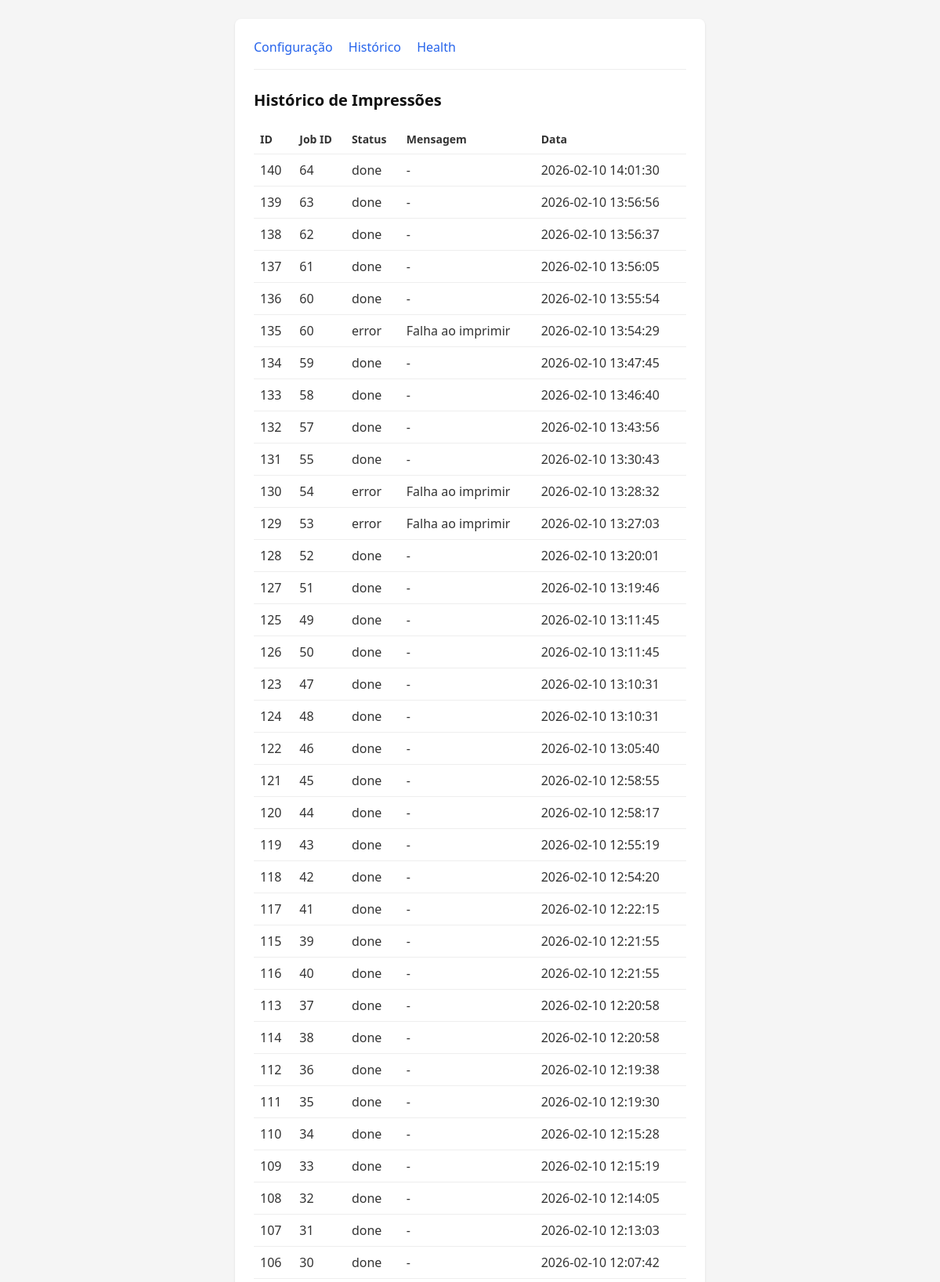
Page /logs (upper part) on the committed database.
### tables this page shows
CREATE TABLE print_logs (
                id INTEGER PRIMARY KEY AUTOINCREMENT,
                job_id INTEGER NOT NULL,
                status TEXT NOT NULL,
                message TEXT,
                created_at TIMESTAMP DEFAULT CURRENT_TIMESTAMP
            );

### app.py (the view)
@app.route("/logs")
def logs():
    logs_list = db.get_print_logs(limit=50)
    return render_template("logs.html", logs=logs_list)

### db.py (called while the page is built)
def _get_connection():
    conn = sqlite3.connect(DB_FILE)
    conn.row_factory = sqlite3.Row
    return conn

def get_print_logs(limit: int = 50) -> list:
    conn = _get_connection()
    try:
        cursor = conn.execute(
            "SELECT id, job_id, status, message, created_at FROM print_logs "
            "ORDER BY created_at DESC LIMIT ?",
            (limit,),
        )
        return [
            {
                "id": row[0],
                "job_id": row[1],
                "status": row[2],
                "message": row[3] or "",
                "created_at": row[4],
            }
            for row in cursor.fetchall()
        ]
    finally:
        conn.close()

### templates/logs.html (shortened to what this page needs)
{% extends "base.html" %}
{% block content %}
<h1>Histórico de Impressões</h1>
{% if logs %}
<table>
    <thead>
        <tr>
            <th>ID</th>
            <th>Job ID</th>
            <th>Status</th>
            <th>Mensagem</th>
            <th>Data</th>
        </tr>
    </thead>
    <tbody>
        {% for log in logs %}
        <tr>
            <td>{{ log.id }}</td>
            <td>{{ log.job_id }}</td>
            <td>{{ log.status }}</td>
            <td>{{ log.message or '-' }}</td>
            <td>{{ log.created_at }}</td>
        </tr>
        {% endfor %}
    </tbody>
</table>
{% else %}
<p>Nenhum registro de impressão ainda.</p>
{% endif %}
{% endblock %}

### templates/base.html (shortened to what this page needs)
<!DOCTYPE html>
<html lang="pt-BR">
<head>
</head>
<body>
    <div class="container">
        <nav>
            <a href="/">Configuração</a>
            <a href="/logs">Histórico</a>
            <a href="/health">Health</a>
        </nav>
        {% block content %}{% endblock %}
    </div>
</body>
</html>

### templates/base.html (style rules this page uses)
* { box-sizing: border-box; margin: 0; padding: 0; }
body { font-family: system-ui, -apple-system, sans-serif; line-height: 1.5; color: #333; background: #f5f5f5; padding: 1.5rem; }
.container { max-width: 600px; margin: 0 auto; background: #fff; padding: 1.5rem; border-radius: 8px; box-shadow: 0 1px 3px rgba(0,0,0,0.1); }
h1 { font-size: 1.25rem; margin-bottom: 1rem; color: #111; }
nav { margin-bottom: 1.5rem; padding-bottom: 1rem; border-bottom: 1px solid #eee; }
nav a { color: #2563eb; text-decoration: none; margin-right: 1rem; }
table { width: 100%; border-collapse: collapse; }
th, td { padding: 0.5rem; text-align: left; border-bottom: 1px solid #eee; }
th { font-weight: 600; font-size: 0.875rem; }

### rows in the picture
print_logs: id "140", job_id "64", status "done", message "-", created_at "2026-02-10 14:01:30"
print_logs: id "139", job_id "63", status "done", message "-", created_at "2026-02-10 13:56:56"
print_logs: id "138", job_id "62", status "done", message "-", created_at "2026-02-10 13:56:37"
print_logs: id "137", job_id "61", status "done", message "-", created_at "2026-02-10 13:56:05"
print_logs: id "136", job_id "60", status "done", message "-", created_at "2026-02-10 13:55:54"
print_logs: id "135", job_id "60", status "error", message "Falha ao imprimir", created_at "2026-02-10 13:54:29"
print_logs: id "134", job_id "59", status "done", message "-", created_at "2026-02-10 13:47:45"
print_logs: id "133", job_id "58", status "done", message "-", created_at "2026-02-10 13:46:40"
print_logs: id "132", job_id "57", status "done", message "-", created_at "2026-02-10 13:43:56"
print_logs: id "131", job_id "55", status "done", message "-", created_at "2026-02-10 13:30:43"
print_logs: id "130", job_id "54", status "error", message "Falha ao imprimir", created_at "2026-02-10 13:28:32"
print_logs: id "129", job_id "53", status "error", message "Falha ao imprimir", created_at "2026-02-10 13:27:03"
print_logs: id "128", job_id "52", status "done", message "-", created_at "2026-02-10 13:20:01"
print_logs: id "127", job_id "51", status "done", message "-", created_at "2026-02-10 13:19:46"
print_logs: id "125", job_id "49", status "done", message "-", created_at "2026-02-10 13:11:45"
print_logs: id "126", job_id "50", status "done", message "-", created_at "2026-02-10 13:11:45"
print_logs: id "123", job_id "47", status "done", message "-", created_at "2026-02-10 13:10:31"
print_logs: id "124", job_id "48", status "done", message "-", created_at "2026-02-10 13:10:31"
print_logs: id "122", job_id "46", status "done", message "-", created_at "2026-02-10 13:05:40"
print_logs: id "121", job_id "45", status "done", message "-", created_at "2026-02-10 12:58:55"
print_logs: id "120", job_id "44", status "done", message "-", created_at "2026-02-10 12:58:17"
print_logs: id "119", job_id "43", status "done", message "-", created_at "2026-02-10 12:55:19"
print_logs: id "118", job_id "42", status "done", message "-", created_at "2026-02-10 12:54:20"
print_logs: id "117", job_id "41", status "done", message "-", created_at "2026-02-10 12:22:15"
print_logs: id "115", job_id "39", status "done", message "-", created_at "2026-02-10 12:21:55"
print_logs: id "116", job_id "40", status "done", message "-", created_at "2026-02-10 12:21:55"
print_logs: id "113", job_id "37", status "done", message "-", created_at "2026-02-10 12:20:58"
print_logs: id "114", job_id "38", status "done", message "-", created_at "2026-02-10 12:20:58"
print_logs: id "112", job_id "36", status "done", message "-", created_at "2026-02-10 12:19:38"
print_logs: id "111", job_id "35", status "done", message "-", created_at "2026-02-10 12:19:30"
print_logs: id "110", job_id "34", status "done", message "-", created_at "2026-02-10 12:15:28"
print_logs: id "109", job_id "33", status "done", message "-", created_at "2026-02-10 12:15:19"
print_logs: id "108", job_id "32", status "done", message "-", created_at "2026-02-10 12:14:05"
print_logs: id "107", job_id "31", status "done", message "-", created_at "2026-02-10 12:13:03"
print_logs: id "106", job_id "30", status "done", message "-", created_at "2026-02-10 12:07:42"
